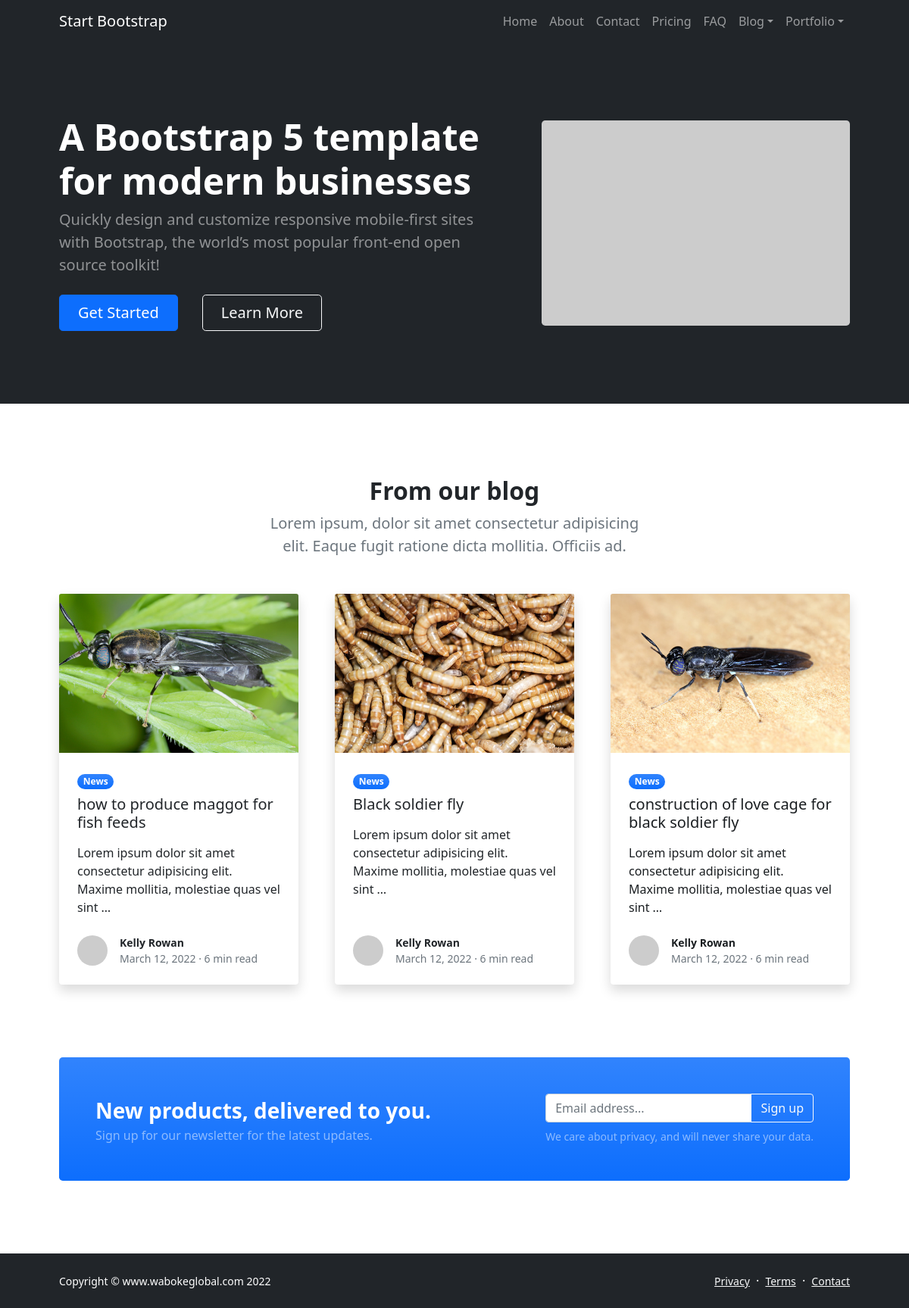
The page / on the database its author committed.
### cmsapp/models.py (models this page shows, shortened)
class Post(models.Model):
    title = models.CharField(max_length=500)
    image=models.ImageField(upload_to='img')
    body =models.TextField()
    post_id = models.UUIDField(default=uuid.uuid4, primary_key=True, unique=True, editable=False)
    create=models.DateTimeField(auto_now_add=True)
    modified = models.DateTimeField(auto_now=True)
    slug=models.SlugField()

### cmsapp/views.py (the view)
# urls.py: path('',views.index, name='index'),
def index(request):
    post = Post.objects.all()
    context= {'posts':post }
    template_name = 'cmsapp/home.html'
    return render(request, template_name, context)

### templates/cmsapp/home.html
{% extends 'base.html' %}
{% block content %}
<header class="bg-dark py-5">
    <div class="container px-5">
        <div class="row gx-5 align-items-center justify-content-center">
            <div class="col-lg-8 col-xl-7 col-xxl-6">
                <div class="my-5 text-center text-xl-start">
                    <h1 class="display-5 fw-bolder text-white mb-2">A Bootstrap 5 template for modern businesses</h1>
                    <p class="lead fw-normal text-white-50 mb-4">Quickly design and customize responsive mobile-first sites with Bootstrap, the world’s most popular front-end open source toolkit!</p>
                    <div class="d-grid gap-3 d-sm-flex justify-content-sm-center justify-content-xl-start">
                        <a class="btn btn-primary btn-lg px-4 me-sm-3" href="#features">Get Started</a>
                        <a class="btn btn-outline-light btn-lg px-4" href="#!">Learn More</a>
                    </div>
                </div>
            </div>
            <div class="col-xl-5 col-xxl-6 d-none d-xl-block text-center"><img class="img-fluid rounded-3 my-5" src="https://dummyimage.com/600x400/343a40/6c757d" alt="..." /></div>
        </div>
    </div>
</header>
<section class="py-5">
    <div class="container px-5 my-5">
        <div class="row gx-5 justify-content-center">
            <div class="col-lg-8 col-xl-6">
                <div class="text-center">
                    <h2 class="fw-bolder">From our blog</h2>
                    <p class="lead fw-normal text-muted mb-5">Lorem ipsum, dolor sit amet consectetur adipisicing elit. Eaque fugit ratione dicta mollitia. Officiis ad.</p>
                </div>
            </div>
        </div>
        <div class="row gx-5">
        {% for post in posts %}
            <div class="col-lg-4 mb-5">
                <a class="text-decoration-none link-dark stretched-link" href=" {% url 'detailed' post.slug %} ">
                <div class="card h-100 shadow border-0">
                    <img class="card-img-top" src="{{post.image.url}}" alt="..." />
                    <div class="card-body p-4">
                        <div class="badge bg-primary bg-gradient rounded-pill mb-2">News</div>
                        <h5 class="card-title mb-3">{{ post.title }}</h5>
                        <p class="card-text mb-0">{{post.body|truncatechars:100}}</p>
                    </div>
                    <div class="card-footer p-4 pt-0 bg-transparent border-top-0">
                        <div class="d-flex align-items-end justify-content-between">
                            <div class="d-flex align-items-center">
                                <img class="rounded-circle me-3" src="https://dummyimage.com/40x40/ced4da/6c757d" alt="..." />
                                <div class="small">
                                    <div class="fw-bold">Kelly Rowan</div>
                                    <div class="text-muted">March 12, 2022 &middot; 6 min read</div>
                                </div>
                            </div>
                        </div>
                    </div>
                </div>
            </a>
            </div> {% endfor %}
        </div>
        <aside class="bg-primary bg-gradient rounded-3 p-4 p-sm-5 mt-5">
            <div class="d-flex align-items-center justify-content-between flex-column flex-xl-row text-center text-xl-start">
                <div class="mb-4 mb-xl-0">
                    <div class="fs-3 fw-bold text-white">New products, delivered to you.</div>
                    <div class="text-white-50">Sign up for our newsletter for the latest updates.</div>
                </div>
                <div class="ms-xl-4">
                    <div class="input-group mb-2">
                        <input class="form-control" type="text" placeholder="Email address..." aria-label="Email address..." aria-describedby="button-newsletter" />
                        <button class="btn btn-outline-light" id="button-newsletter" type="button">Sign up</button>
                    </div>
                    <div class="small text-white-50">We care about privacy, and will never share your data.</div>
                </div>
            </div>
        </aside>
    </div>
</section>
</main>
{% endblock  %}

### templates/base.html (shortened to what this page needs)
<!DOCTYPE html>
{% load static %}
<html lang="en">
    <head>
        <link href="https://cdn.jsdelivr.net/npm/bootstrap-icons@1.5.0/font/bootstrap-icons.css" rel="stylesheet" />
        <link href=" {% static 'css/styles.css' %}" rel="stylesheet" />
    </head>
    <body class="d-flex flex-column h-100">
        <main class="flex-shrink-0">
            <nav class="navbar navbar-expand-lg navbar-dark bg-dark">
                <div class="container px-5">
                    <a class="navbar-brand" href="index.html">Start Bootstrap</a>
                    <div class="collapse navbar-collapse" id="navbarSupportedContent">
                        <ul class="navbar-nav ms-auto mb-2 mb-lg-0">
                            <li class="nav-item"><a class="nav-link" href="index.html">Home</a></li>
                            <li class="nav-item"><a class="nav-link" href="about.html">About</a></li>
                            <li class="nav-item"><a class="nav-link" href="contact.html">Contact</a></li>
                            <li class="nav-item"><a class="nav-link" href="pricing.html">Pricing</a></li>
                            <li class="nav-item"><a class="nav-link" href="faq.html">FAQ</a></li>
                            <li class="nav-item dropdown">
                                <a class="nav-link dropdown-toggle" id="navbarDropdownBlog" href="#" role="button" data-bs-toggle="dropdown" aria-expanded="false">Blog</a>
                            </li>
                            <li class="nav-item dropdown">
                                <a class="nav-link dropdown-toggle" id="navbarDropdownPortfolio" href="#" role="button" data-bs-toggle="dropdown" aria-expanded="false">Portfolio</a>
                            </li>
                        </ul>
                    </div>
                </div>
            </nav>
            {% block content %}{% endblock  %}
        <footer class="bg-dark py-4 mt-auto">
            <div class="container px-5">
                <div class="row align-items-center justify-content-between flex-column flex-sm-row">
                    <div class="col-auto"><div class="small m-0 text-white">Copyright &copy; www.wabokeglobal.com 2022</div></div>
                    <div class="col-auto">
                        <a class="link-light small" href="#!">Privacy</a>
                        <span class="text-white mx-1">&middot;</span>
                        <a class="link-light small" href="#!">Terms</a>
                        <span class="text-white mx-1">&middot;</span>
                        <a class="link-light small" href="#!">Contact</a>
                    </div>
                </div>
            </div>
        </footer>
    </body>
</html>

### rows shown on the page
Post: image (picture), title "how to produce maggot for fish feeds", body "Lorem ipsum dolor sit amet consectetur adipisicing elit. Maxime mollitia, molestiae quas vel sint …"
Post: image (picture), title "Black soldier fly", body "Lorem ipsum dolor sit amet consectetur adipisicing elit. Maxime mollitia, molestiae quas vel sint …"
Post: image (picture), title "construction of love cage for black soldier fly", body "Lorem ipsum dolor sit amet consectetur adipisicing elit. Maxime mollitia, molestiae quas vel sint …"
